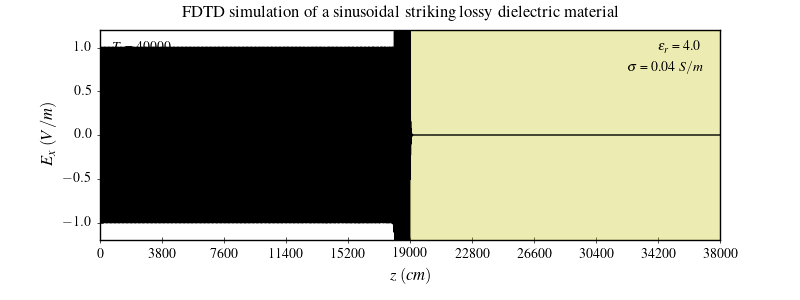

Source code (Python):
#!/usr/bin/env python
# File: test_2_1.py
# Name: D.Saravanan
# Date: 25/11/2021

""" Simulation of a propagating sinusoidal wave of 700 MHz striking a lossy
dielectric with a dielectric constant of 4 and conductivity of 0.04 (S/m) """

import matplotlib.pyplot as plt
import numpy as np
from collections import namedtuple
import time

plt.style.use("classic")
plt.style.use("../pyplot.mplstyle")


def visualize(ns: int, nx: int, epsr: float, sigma: float, nax: np.ndarray, ex: np.ndarray) -> None:
    fig, ax = plt.subplots(figsize=(8,3), gridspec_kw={"hspace":0.2})
    fig.suptitle(r"FDTD simulation of a sinusoidal striking lossy dielectric material")
    medium = np.where(1.0/nax-1)[0] if epsr > 1 else (1.0/nax-1)
    ax.plot(range(nx), ex, color="k", linewidth=1.0)
    ax.axvspan(medium[0], medium[-1], color="y", alpha=0.3)
    ax.set(xlim=(0, nx-1), ylim=(-1.2, 1.2))
    ax.set(xticks=range(0, nx+1, int(np.ceil(nx/500)*50)))
    ax.set(xlabel=r"$z\;(cm)$", ylabel=r"$E_x\;(V/m)$")
    ax.text(0.02, 0.90, rf"$T$ = {ns}", transform=ax.transAxes)
    ax.text(0.90, 0.90, rf"$\epsilon_r$ = {epsr}", transform=ax.transAxes)
    ax.text(0.85, 0.80, rf"$\sigma$ = {sigma} $S/m$", transform=ax.transAxes)
    plt.subplots_adjust(bottom=0.2, hspace=0.45)
    plt.savefig("test_2_1.png", dpi=100)


medium = namedtuple('medium', (
    'nax', 'nbx',
))


def sinusoidal(t: int, ds: float, freq: float) -> float:
    dt: float = ds/6e8  # time step (s)
    return np.sin(2*np.pi*freq*dt*t)


def dxfield(t: int, nx: int, dx: np.ndarray, hy: np.ndarray) -> None:
    # calculate the electric flux density Dx
    dx[1:nx] += 0.5 * (hy[0:nx-1] - hy[1:nx])
    # put a sinusoidal wave at the low end
    dx[1] += sinusoidal(t, 0.01, 700e6)


def exfield(nx: int, md: medium, dx: np.ndarray, ix: np.ndarray, ex: np.ndarray) -> None:
    # calculate the Ex field from Dx
    ex[1:nx] = md.nax[1:nx] * (dx[1:nx] - ix[1:nx])
    ix[1:nx] += md.nbx[1:nx] * ex[1:nx]


def hyfield(nx: int, ex: np.ndarray, hy: np.ndarray, bc: np.ndarray) -> None:
    # absorbing boundary conditions
    ex[0], bc[0], bc[1] = bc[0], bc[1], ex[1]
    ex[nx-1], bc[3], bc[2] = bc[3], bc[2], ex[nx-2]
    # calculate the Hy field
    hy[0:nx-1] += 0.5 * (ex[0:nx-1] - ex[1:nx])


def dielectric(nx: int, dt: float, epsr: float, sigma: float) -> medium:
    md = medium(
        nax = np.full(nx, 1.0, dtype=np.float32),
        nbx = np.full(nx, 0.0, dtype=np.float32),
    )
    eps0: float = 8.854e-12  # vacuum permittivity (F/m)
    md.nax[nx//2:] = 1/(epsr + sigma*dt/eps0)
    md.nbx[nx//2:] = sigma*dt/eps0
    return md


def main():

    nx: int = 38000  # number of grid points
    ns: int = 40000  # number of time steps

    dx = np.zeros(nx, dtype=np.float32)
    ex = np.zeros(nx, dtype=np.float32)
    ix = np.zeros(nx, dtype=np.float32)
    hy = np.zeros(nx, dtype=np.float32)

    bc = np.zeros(4, dtype=np.float32)

    ds: float = 0.01  # spatial step (m)
    dt: float = ds/6e8  # time step (s)
    epsr: float = 4.0  # relative permittivity
    sigma: float = 0.04  # conductivity (S/m)
    md: medium = dielectric(nx, dt, epsr, sigma)

    stime = time.perf_counter()

    for t in np.arange(1, ns+1).astype(np.int32):
        dxfield(t, nx, dx, hy)
        exfield(nx, md, dx, ix, ex)
        hyfield(nx, ex, hy, bc)

    ntime = time.perf_counter()
    print(f"Total compute time on CPU: {ntime - stime:.3f} s")

    print(ex[0:50])
    visualize(ns, nx, epsr, sigma, md.nax, ex)


if __name__ == "__main__":
    main()
